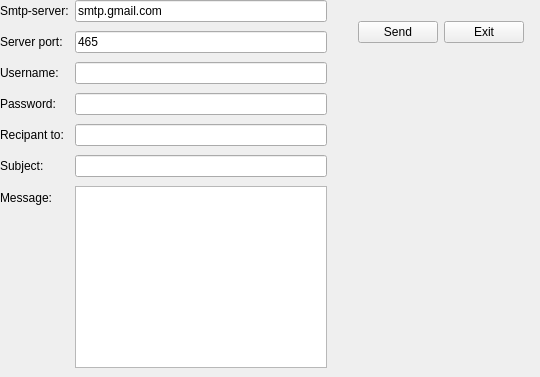
     <widget class="QWidget" name="tab_14">
      <attribute name="title">
       <string>E-MAIL</string>
      </attribute>
      <widget class="QLabel" name="label_14">
       <property name="geometry">
        <rect>
         <x>0</x>
         <y>0</y>
         <width>531</width>
         <height>321</height>
        </rect>
       </property>
       <property name="styleSheet">
        <string notr="true">background-image: url(:/bg.jpg);</string>
       </property>
       <property name="text">
        <string/>
       </property>
       <property name="pixmap">
        <pixmap>../60342173_2276972439287605_1529191567795945472_n.jpg</pixmap>
       </property>
      </widget>
      <widget class="QWidget" name="layoutWidget_2">
       <property name="geometry">
        <rect>
         <x>320</x>
         <y>20</y>
         <width>204</width>
         <height>25</height>
        </rect>
       </property>
       <layout class="QHBoxLayout" name="horizontalLayout">
        <item>
         <spacer name="horizontalSpacer">
          <property name="orientation">
           <enum>Qt::Horizontal</enum>
          </property>
          <property name="sizeHint" stdset="0">
           <size>
            <width>40</width>
            <height>20</height>
           </size>
          </property>
         </spacer>
        </item>
        <item>
         <widget class="QPushButton" name="sendBtn">
          <property name="text">
           <string>Send</string>
          </property>
         </widget>
        </item>
        <item>
         <widget class="QPushButton" name="exitBtn">
          <property name="text">
           <string>Exit</string>
          </property>
         </widget>
        </item>
       </layout>
      </widget>
      <widget class="QWidget" name="layoutWidget">
       <property name="geometry">
        <rect>
         <x>0</x>
         <y>0</y>
         <width>327</width>
         <height>368</height>
        </rect>
       </property>
       <layout class="QFormLayout" name="formLayout">
        <property name="fieldGrowthPolicy">
         <enum>QFormLayout::ExpandingFieldsGrow</enum>
        </property>
        <property name="rowWrapPolicy">
         <enum>QFormLayout::WrapLongRows</enum>
        </property>
        <property name="verticalSpacing">
         <number>9</number>
        </property>
        <item row="0" column="0">
         <widget class="QLabel" name="label_61">
          <property name="text">
           <string>Smtp-server:</string>
          </property>
         </widget>
        </item>
        <item row="1" column="0">
         <widget class="QLabel" name="label_62">
          <property name="text">
           <string>Server port:</string>
          </property>
         </widget>
        </item>
        <item row="2" column="0">
         <widget class="QLabel" name="label_63">
          <property name="text">
           <string>Username:</string>
          </property>
         </widget>
        </item>
        <item row="3" column="0">
         <widget class="QLabel" name="label_64">
          <property name="text">
           <string>Password:</string>
          </property>
         </widget>
        </item>
        <item row="4" column="0">
         <widget class="QLabel" name="label_65">
          <property name="text">
           <string>Recipant to:</string>
          </property>
         </widget>
        </item>
        <item row="5" column="0">
         <widget class="QLabel" name="label_66">
          <property name="text">
           <string>Subject:</string>
          </property>
         </widget>
        </item>
        <item row="6" column="0">
         <widget class="QLabel" name="label_67">
          <property name="text">
           <string>Message:</string>
          </property>
         </widget>
        </item>
        <item row="0" column="1">
         <widget class="QLineEdit" name="server">
          <property name="text">
           <string>smtp.gmail.com</string>
          </property>
         </widget>
        </item>
        <item row="1" column="1">
         <widget class="QLineEdit" name="port">
          <property name="text">
           <string>465</string>
          </property>
         </widget>
        </item>
        <item row="2" column="1">
         <widget class="QLineEdit" name="uname"/>
        </item>
        <item row="3" column="1">
         <widget class="QLineEdit" name="paswd">
          <property name="inputMask">
           <string/>
          </property>
          <property name="echoMode">
           <enum>QLineEdit::Password</enum>
          </property>
         </widget>
        </item>
        <item row="4" column="1">
         <widget class="QLineEdit" name="rcpt"/>
        </item>
        <item row="5" column="1">
         <widget class="QLineEdit" name="subject"/>
        </item>
        <item row="6" column="1">
         <widget class="QPlainTextEdit" name="msg"/>
        </item>
       </layout>
      </widget>
     </widget>
